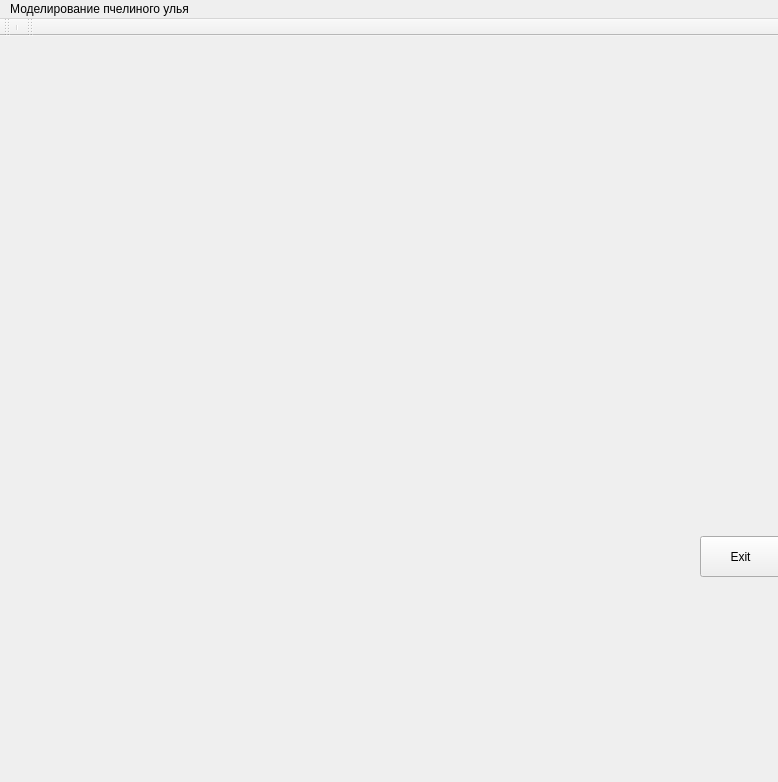
<?xml version="1.0" encoding="UTF-8"?>
<ui version="4.0">
 <class>MainWindow</class>
 <widget class="QMainWindow" name="MainWindow">
  <property name="geometry">
   <rect>
    <x>0</x>
    <y>0</y>
    <width>778</width>
    <height>782</height>
   </rect>
  </property>
  <property name="windowTitle">
   <string>MainWindow</string>
  </property>
  <widget class="QWidget" name="centralWidget">
   <widget class="QPushButton" name="exitButton">
    <property name="geometry">
     <rect>
      <x>700</x>
      <y>500</y>
      <width>81</width>
      <height>41</height>
     </rect>
    </property>
    <property name="text">
     <string>Exit</string>
    </property>
   </widget>
  </widget>
  <widget class="QMenuBar" name="menuBar">
   <property name="geometry">
    <rect>
     <x>0</x>
     <y>0</y>
     <width>778</width>
     <height>22</height>
    </rect>
   </property>
   <widget class="QMenu" name="menu">
    <property name="title">
     <string>Моделирование пчелиного улья</string>
    </property>
   </widget>
   <addaction name="menu"/>
  </widget>
  <widget class="QToolBar" name="mainToolBar">
   <attribute name="toolBarArea">
    <enum>TopToolBarArea</enum>
   </attribute>
   <attribute name="toolBarBreak">
    <bool>false</bool>
   </attribute>
   <addaction name="separator"/>
  </widget>
  <widget class="QToolBar" name="toolBar">
   <property name="windowTitle">
    <string>toolBar</string>
   </property>
   <attribute name="toolBarArea">
    <enum>TopToolBarArea</enum>
   </attribute>
   <attribute name="toolBarBreak">
    <bool>false</bool>
   </attribute>
  </widget>
 </widget>
 <layoutdefault spacing="6" margin="11"/>
 <resources/>
 <connections>
  <connection>
   <sender>exitButton</sender>
   <signal>clicked()</signal>
   <receiver>MainWindow</receiver>
   <slot>close()</slot>
   <hints>
    <hint type="sourcelabel">
     <x>50</x>
     <y>107</y>
    </hint>
    <hint type="destinationlabel">
     <x>388</x>
     <y>390</y>
    </hint>
   </hints>
  </connection>
 </connections>
</ui>
